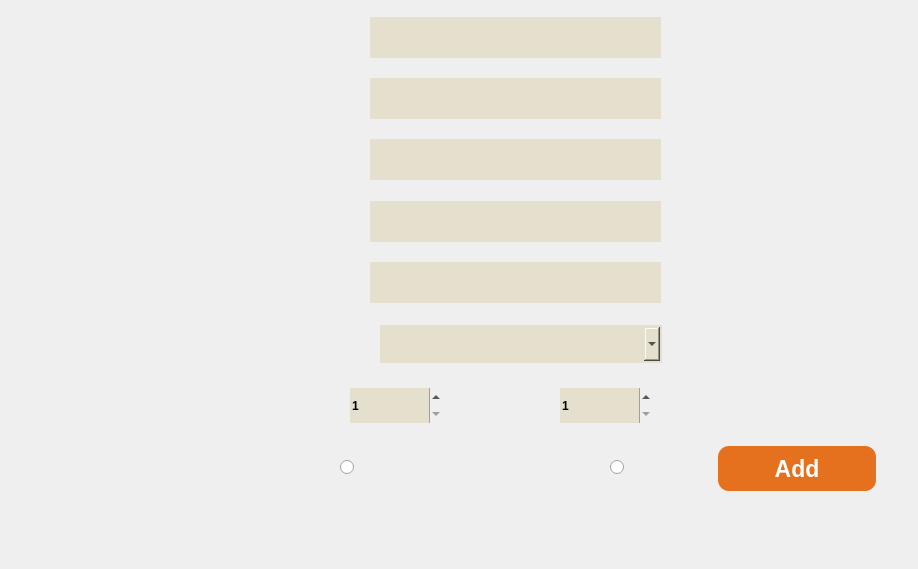
      <widget class="QWidget" name="add_student_widget">
       <widget class="QLabel" name="label_24">
        <property name="geometry">
         <rect>
          <x>280</x>
          <y>10</y>
          <width>629</width>
          <height>550</height>
         </rect>
        </property>
        <property name="font">
         <font>
          <pointsize>48</pointsize>
         </font>
        </property>
        <property name="styleSheet">
         <string notr="true">background-image: url(:/assists/All_Materials/Add_User.png);</string>
        </property>
        <property name="text">
         <string/>
        </property>
       </widget>
       <widget class="QRadioButton" name="female">
        <property name="geometry">
         <rect>
          <x>610</x>
          <y>452</y>
          <width>101</width>
          <height>31</height>
         </rect>
        </property>
        <property name="font">
         <font>
          <pointsize>10</pointsize>
          <bold>true</bold>
         </font>
        </property>
        <property name="text">
         <string/>
        </property>
        <property name="icon">
         <iconset resource="Login-Register.qrc">
          <normaloff>:/Icons/All_Materials/Icons/Female Icon.png</normaloff>:/Icons/All_Materials/Icons/Female Icon.png</iconset>
        </property>
        <property name="iconSize">
         <size>
          <width>25</width>
          <height>30</height>
         </size>
        </property>
       </widget>
       <widget class="QRadioButton" name="male">
        <property name="geometry">
         <rect>
          <x>340</x>
          <y>452</y>
          <width>91</width>
          <height>31</height>
         </rect>
        </property>
        <property name="font">
         <font>
          <pointsize>10</pointsize>
          <bold>true</bold>
         </font>
        </property>
        <property name="text">
         <string/>
        </property>
        <property name="icon">
         <iconset resource="Login-Register.qrc">
          <normaloff>:/Icons/All_Materials/Icons/Male Icon.png</normaloff>:/Icons/All_Materials/Icons/Male Icon.png</iconset>
        </property>
        <property name="iconSize">
         <size>
          <width>35</width>
          <height>30</height>
         </size>
        </property>
       </widget>
       <widget class="QSpinBox" name="sectionSpinBox">
        <property name="geometry">
         <rect>
          <x>560</x>
          <y>388</y>
          <width>91</width>
          <height>35</height>
         </rect>
        </property>
        <property name="styleSheet">
         <string notr="true">background-color: rgba(229, 223, 206, 1);
color: #000000; 
font-weight: 600; 

</string>
        </property>
        <property name="frame">
         <bool>false</bool>
        </property>
        <property name="minimum">
         <number>1</number>
        </property>
        <property name="value">
         <number>1</number>
        </property>
       </widget>
       <widget class="QSpinBox" name="sectionSpinBox_2">
        <property name="geometry">
         <rect>
          <x>350</x>
          <y>388</y>
          <width>91</width>
          <height>35</height>
         </rect>
        </property>
        <property name="styleSheet">
         <string notr="true">background-color: rgba(229, 223, 206, 1);
color: #000000; 
font-weight: 600; 

</string>
        </property>
        <property name="frame">
         <bool>false</bool>
        </property>
        <property name="minimum">
         <number>1</number>
        </property>
        <property name="maximum">
         <number>4</number>
        </property>
        <property name="value">
         <number>1</number>
        </property>
       </widget>
       <widget class="QLineEdit" name="nameLineEdit">
        <property name="geometry">
         <rect>
          <x>370</x>
          <y>17</y>
          <width>291</width>
          <height>41</height>
         </rect>
        </property>
        <property name="font">
         <font>
          <pointsize>12</pointsize>
          <fontweight>DemiBold</fontweight>
         </font>
        </property>
        <property name="styleSheet">
         <string notr="true">background-color: rgba(229, 223, 206, 1);
color: #000000; 
border: 2px solid rgba(229, 223, 206, 0.5); 
font-weight: 600; 

</string>
        </property>
       </widget>
       <widget class="QLineEdit" name="nameLineEdit_2">
        <property name="geometry">
         <rect>
          <x>370</x>
          <y>78</y>
          <width>291</width>
          <height>41</height>
         </rect>
        </property>
        <property name="font">
         <font>
          <pointsize>12</pointsize>
          <fontweight>DemiBold</fontweight>
         </font>
        </property>
        <property name="styleSheet">
         <string notr="true">background-color: rgba(229, 223, 206, 1);
color: #000000; 
border: 2px solid rgba(229, 223, 206, 0.5); 
font-weight: 600; 

</string>
        </property>
       </widget>
       <widget class="QLineEdit" name="nameLineEdit_3">
        <property name="geometry">
         <rect>
          <x>370</x>
          <y>139</y>
          <width>291</width>
          <height>41</height>
         </rect>
        </property>
        <property name="font">
         <font>
          <pointsize>12</pointsize>
          <fontweight>DemiBold</fontweight>
         </font>
        </property>
        <property name="styleSheet">
         <string notr="true">background-color: rgba(229, 223, 206, 1);
color: #000000; 
border: 2px solid rgba(229, 223, 206, 0.5); 
font-weight: 600; 

</string>
        </property>
       </widget>
       <widget class="QLineEdit" name="nameLineEdit_4">
        <property name="geometry">
         <rect>
          <x>370</x>
          <y>201</y>
          <width>291</width>
          <height>41</height>
         </rect>
        </property>
        <property name="font">
         <font>
          <pointsize>12</pointsize>
          <fontweight>DemiBold</fontweight>
         </font>
        </property>
        <property name="styleSheet">
         <string notr="true">background-color: rgba(229, 223, 206, 1);
color: #000000; 
border: 2px solid rgba(229, 223, 206, 0.5); 
font-weight: 600; 

</string>
        </property>
       </widget>
       <widget class="QLineEdit" name="nameLineEdit_5">
        <property name="geometry">
         <rect>
          <x>370</x>
          <y>262</y>
          <width>291</width>
          <height>41</height>
         </rect>
        </property>
        <property name="font">
         <font>
          <pointsize>12</pointsize>
          <fontweight>DemiBold</fontweight>
         </font>
        </property>
        <property name="styleSheet">
         <string notr="true">background-color: rgba(229, 223, 206, 1);
color: #000000; 
border: 2px solid rgba(229, 223, 206, 0.5); 
font-weight: 600; 

</string>
        </property>
       </widget>
       <widget class="QPushButton" name="Add">
        <property name="geometry">
         <rect>
          <x>718</x>
          <y>446</y>
          <width>158</width>
          <height>45</height>
         </rect>
        </property>
        <property name="font">
         <font>
          <pointsize>17</pointsize>
          <italic>false</italic>
          <bold>true</bold>
         </font>
        </property>
        <property name="styleSheet">
         <string notr="true">background-image: url(:/assists/All_Materials/Rectangle 1380.png);
color: rgb(255, 255, 255);
background-color: rgb(229, 112, 30);
border-radius:50%;
border: none;
border-radius: 11px; </string>
        </property>
        <property name="text">
         <string>Add</string>
        </property>
        <property name="checkable">
         <bool>false</bool>
        </property>
       </widget>
       <widget class="QComboBox" name="programComboBox">
        <property name="geometry">
         <rect>
          <x>380</x>
          <y>325</y>
          <width>282</width>
          <height>38</height>
         </rect>
        </property>
        <property name="styleSheet">
         <string notr="true">background-color: rgba(229, 223, 206, 1);
color: #000000; 
border: 2px solid rgba(229, 223, 206, 0.5); 
font-weight: 600; 

</string>
        </property>
        <property name="frame">
         <bool>false</bool>
        </property>
       </widget>
      </widget>
